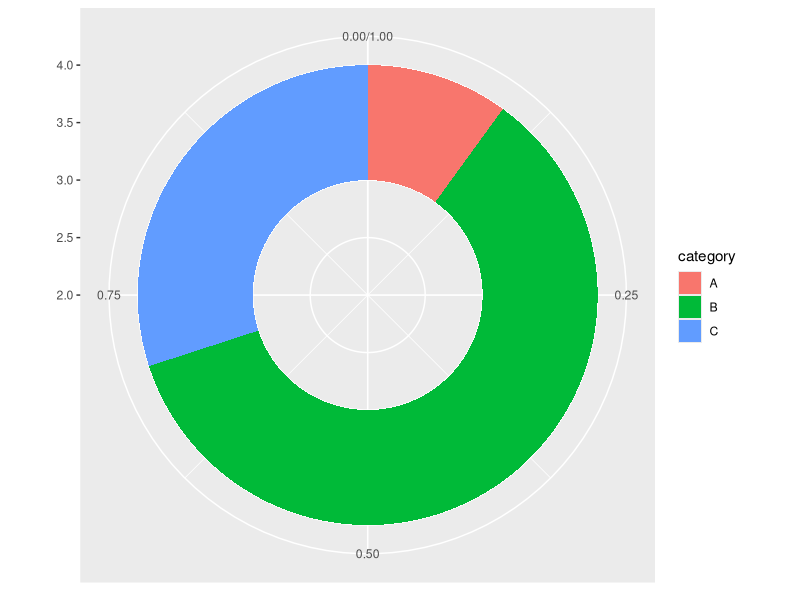

Recreate this plot in R.
# load library
library(ggplot2)
 
# Create test data.
data <- data.frame(
  category=c("A", "B", "C"),
  count=c(10, 60, 30)
)
 
# Compute percentages
data$fraction = data$count / sum(data$count)

# Compute the cumulative percentages (top of each rectangle)
data$ymax = cumsum(data$fraction)

# Compute the bottom of each rectangle
data$ymin = c(0, head(data$ymax, n=-1))
 
# Make the plot
ggplot(data, aes(ymax=ymax, ymin=ymin, xmax=4, xmin=3, fill=category)) +
     geom_rect() +
     coord_polar(theta="y") + # Try to remove that to understand how the chart is built initially
     xlim(c(2, 4)) # Try to remove that to see how to make a pie chart
